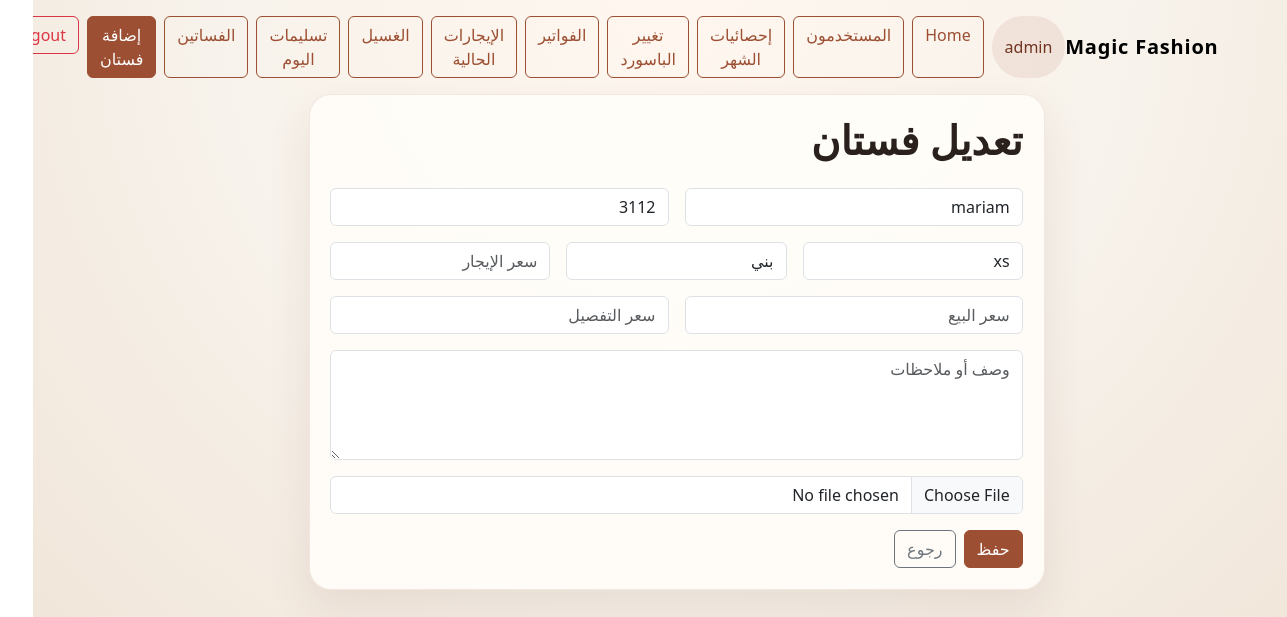
/edit-dress/11/ (signed in), run on the app's committed database.
### dresses/models.py (models this page shows, shortened)
class Dress(models.Model):
    STATUS_AVAILABLE = "available"
    STATUS_RENTED = "rented"
    STATUS_LAUNDRY = "laundry"
    STATUS_SOLD = "sold"
    STATUS_CHOICES = [
        (STATUS_AVAILABLE, "متاح"),
        (STATUS_RENTED, "مؤجر"),
        (STATUS_LAUNDRY, "في الغسيل"),
        (STATUS_SOLD, "تم بيعه"),
    ]
    name = models.CharField(max_length=100)
    code = models.CharField(max_length=50, unique=True)
    size = models.CharField(max_length=20)
    color = models.CharField(max_length=50, blank=True)
    description = models.TextField(blank=True)
    rent_price = models.DecimalField(max_digits=10, decimal_places=2)
    sell_price = models.DecimalField(max_digits=10, decimal_places=2)
    tailoring_price = models.DecimalField(max_digits=10, decimal_places=2, default=0)
    status = models.CharField(
        max_length=20,
        choices=STATUS_CHOICES,
        default=STATUS_AVAILABLE,
    )
    image = models.ImageField(upload_to="dresses/", null=True, blank=True)
    created_at = models.DateTimeField(default=timezone.now)

### dresses/views.py (the view, shortened to what this page needs)
# urls.py: path('edit-dress/<int:id>/', edit_dress, name='edit_dress'),
@login_required
def edit_dress(request, id):
    dress = get_object_or_404(Dress, id=id)
    return render(request, "dress_form.html", {"page_title": "تعديل فستان", "dress": dress})

### templates/dress_form.html (shortened to what this page needs)
{% extends "base.html" %}
{% block content %}
<div class="row justify-content-center">
    <div class="col-lg-8">
        <div class="panel-card">
            <h1 class="fw-bold mb-4">{{ page_title }}</h1>
            <form method="post" enctype="multipart/form-data">
                <div class="row g-3">
                    <div class="col-md-6"><input type="text" name="name" value="{{ dress.name|default:'' }}" class="form-control" placeholder="اسم الفستان" required></div>
                    <div class="col-md-6"><input type="text" name="code" value="{{ dress.code|default:'' }}" class="form-control" placeholder="الكود" required></div>
                    <div class="col-md-4"><input type="text" name="size" value="{{ dress.size|default:'' }}" class="form-control" placeholder="المقاس" required></div>
                    <div class="col-md-4"><input type="text" name="color" value="{{ dress.color|default:'' }}" class="form-control" placeholder="اللون"></div>
                    <div class="col-md-4"><input type="number" step="0.01" name="rent_price" value="{{ dress.rent_price|default:'' }}" class="form-control" placeholder="سعر الإيجار" required></div>
                    <div class="col-md-6"><input type="number" step="0.01" name="sell_price" value="{{ dress.sell_price|default:'' }}" class="form-control" placeholder="سعر البيع" required></div>
                    <div class="col-md-6"><input type="number" step="0.01" name="tailoring_price" value="{{ dress.tailoring_price|default:'' }}" class="form-control" placeholder="سعر التفصيل"></div>
                    <div class="col-12"><textarea name="description" class="form-control" rows="4" placeholder="وصف أو ملاحظات">{{ dress.description|default:'' }}</textarea></div>
                    <div class="col-12"><input type="file" name="image" class="form-control"></div>
                    <div class="col-12 d-flex gap-2">
                        <button type="submit" class="btn btn-primary">حفظ</button>
                        <a href="{% url 'dashboard' %}" class="btn btn-outline-secondary">رجوع</a>
                    </div>
                </div>
            </form>
        </div>
    </div>
</div>
{% endblock %}

### templates/base.html (shortened to what this page needs)
<!DOCTYPE html>
<html lang="ar" dir="rtl">
<head>
    <link href="https://cdn.jsdelivr.net/npm/bootstrap@5.3.3/dist/css/bootstrap.min.css" rel="stylesheet">
</head>
<body>
    <nav class="navbar navbar-expand-lg py-3">
        <div class="container">
            <a class="navbar-brand" href="{% if user.is_authenticated %}{% url 'dashboard' %}{% else %}{% url 'login' %}{% endif %}">Magic Fashion</a>
            <div class="d-flex gap-2">
                {% if user.is_authenticated %}
                    <span class="badge-soft d-inline-flex align-items-center">{{ user.username }}</span>
                    <a class="btn btn-outline-primary" href="{% url 'dashboard' %}">Home</a>
                    {% if user.is_staff or user.is_superuser %}
                        <a class="btn btn-outline-primary" href="{% url 'user_list' %}">المستخدمون</a>
                        <a class="btn btn-outline-primary" href="{% url 'monthly_statistics' %}">إحصائيات الشهر</a>
                    {% endif %}
                    <a class="btn btn-outline-primary" href="{% url 'change_password' %}">تغيير الباسورد</a>
                    <a class="btn btn-outline-primary" href="{% url 'invoice_list' %}">الفواتير</a>
                    <a class="btn btn-outline-primary" href="{% url 'current_rentals_list' %}">الإيجارات الحالية</a>
                    <a class="btn btn-outline-primary" href="{% url 'laundry_list' %}">الغسيل</a>
                    <a class="btn btn-outline-primary" href="{% url 'deliveries_today' %}">تسليمات اليوم</a>
                    <a class="btn btn-outline-primary" href="{% url 'dress_list' %}">الفساتين</a>
                    <a class="btn btn-primary" href="{% url 'add_dress' %}">إضافة فستان</a>
                    <form method="post" action="{% url 'logout' %}" class="d-inline">
                        <button class="btn btn-outline-danger" type="submit">Logout</button>
                    </form>
                {% endif %}
            </div>
        </div>
    </nav>
    <main class="container pb-5">
        {% block content %}{% endblock %}
    </main>
</body>
</html>

### templates/base.html (style rules this page uses)
:root { --bg: #f7f2eb; --surface: #fffdf9; --primary: #9c4f32; --primary-dark: #70341f; --secondary: #d9b08c; --ink: #2a211c; --muted: #7b685c; --success: #3b7a57; --warning: #e49b3f; }
body { background: radial-gradient(circle at top, #fff7ef 0%, var(--bg) 45%, #efe2d4 100%); color: var(--ink); min-height: 100vh; }
.navbar-brand { font-weight: 700; letter-spacing: 0.04em; }
.hero-card, .panel-card, .stat-card { background: rgba(255, 253, 249, 0.92); border: 1px solid rgba(156, 79, 50, 0.12); border-radius: 22px; box-shadow: 0 18px 45px rgba(84, 49, 31, 0.09); }
.panel-card { padding: 1.3rem; }
.badge-soft { background: rgba(156, 79, 50, 0.1); color: var(--primary-dark); border-radius: 999px; padding: 0.45rem 0.8rem; }
.btn-primary { background: var(--primary); border-color: var(--primary); }
.btn-outline-primary { color: var(--primary); border-color: var(--primary); }

### data on the page
Dress: name "mariam", code "3112", size "xs", color "بني"

### other printed values
{{ user.username }} "admin"
{{ page_title }} "تعديل فستان"
